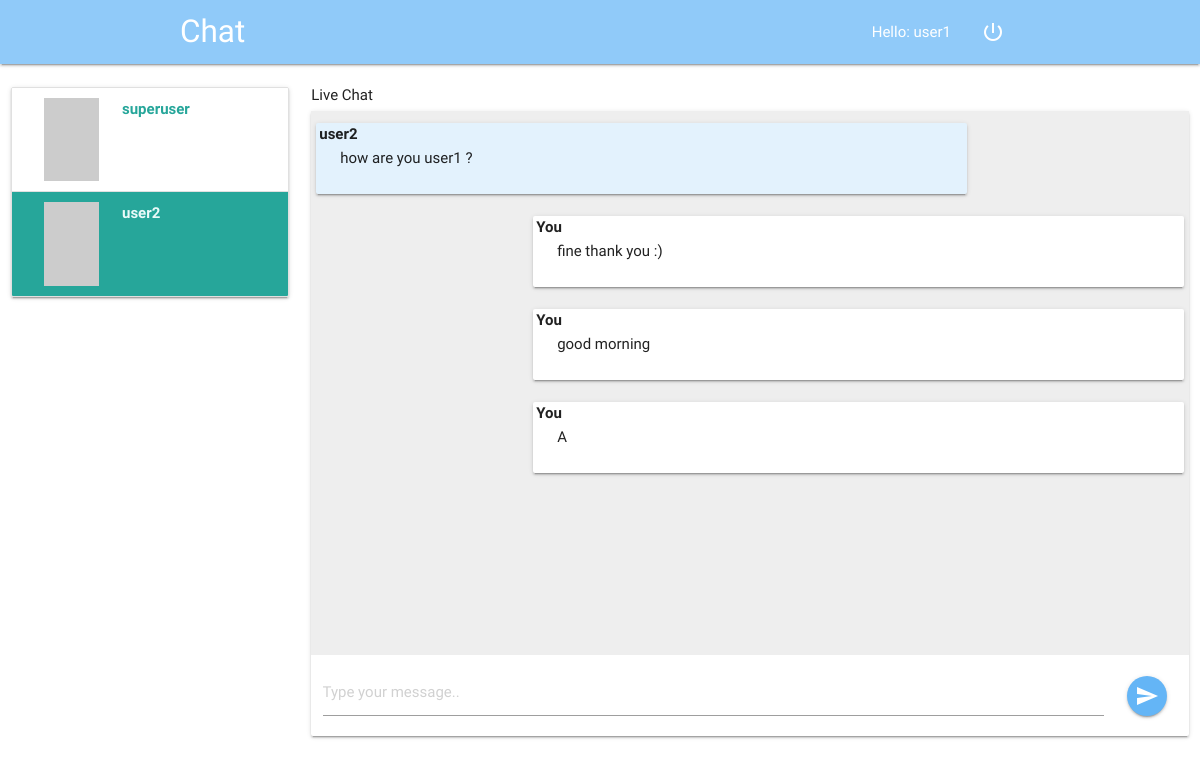
The page /chat/2/3/ (signed in) on the database its author committed.
### chat/models.py (models this page shows)
class Message(models.Model):
    sender = models.ForeignKey(User, on_delete=models.CASCADE, related_name='sender')
    receiver = models.ForeignKey(User, on_delete=models.CASCADE, related_name='receiver')
    message = models.CharField(max_length=1200)
    timestamp = models.DateTimeField(auto_now_add=True,)
    is_read = models.BooleanField(default=False)
    def __str__(self):
        return self.message
    class Meta:
        ordering = ('timestamp',)

### chat/views.py (the view)
# urls.py: path('chat/<int:sender>/<int:receiver>/', views.message_view, name='chat'),
def message_view(request, sender, receiver):
    if not request.user.is_authenticated:
        return redirect('index')
    if request.method == "GET":
        return render(request, "chat/messages.html",
                      {'users': User.objects.exclude(username=request.user.username),
                       'receiver': User.objects.get(id=receiver),
                       'messages': Message.objects.filter(sender_id=sender, receiver_id=receiver) |
                                   Message.objects.filter(sender_id=receiver, receiver_id=sender)})

### templates/chat/messages.html (shortened to what this page needs)
{% extends 'chat/chat.html' %}
{% block messages %}
    {% for message in messages %}
    {% if message.sender == request.user %}
<div class="card-panel right" style="width: 75%; position: relative">
    <div style="position: absolute; top: 0; left:3px; font-weight: bolder" class="title">You</div>
    {{ message }} {{timestamp}}
</div>
    {% else %}
<div class="card-panel left blue lighten-5" style="width: 75%; position: relative">
    <div style="position: absolute; top: 0; left:3px; font-weight: bolder" class="title">{{ message.sender }}</div>
    {{ message }} {{timestamp}}
</div>
    {% endif %}
    {% endfor %}
{% endblock %}

### templates/chat/chat.html (shortened to what this page needs)
{% extends 'chat/index.html' %}
{% block body %}
<nav class="blue lighten-3">
    <div class="nav-wrapper container">
      <a href="#" class="brand-logo">Chat</a>
      <ul id="nav-mobile" class="right hide-on-med-and-down">
          <li><a href="">Hello: {{ request.user.username }}</a></li>
          <li><a href="{% url 'logout' %}"><i class="material-icons">power_settings_new</i></a></li>
      </ul>
    </div>
</nav>
    <div class="section" style="height: 80vh">
    <div class="row">
        <div class="col s3">
        <div class="card">
            <div class="collection">
                {% for user in users %}
                <a href="{% url 'chat' request.user.id user.id %}" id="user{{ user.id }}" class="collection-item row">
                    <img src="https://picsum.photos/200/300/{{loop.index}}" class="col s4">
                    <div class="col s8">
                    <span class="title" style="font-weight: bolder">{{ user.username }}</span>
                    </div>
                </a>
                {% endfor %}
            </div>
        </div>
        </div>
        <div class="col s9"><h6>Live Chat</h6>
            <div class="card">
            <div id="board" class="section grey lighten-3" style="height: 68vh; padding: 5px; overflow-y: scroll">
                {% block messages %}
                {% endblock %}
            </div>
            <form id="chat-box" class="form-group {% block hide %}hide{% endblock %}" method="post">
                <div class="row">
                    <div class="col s11">
                        <div class="input-field">
                            <input id="id_message" name="message" type="text" placeholder="Type your message..">
                        </div>
                    </div>
                    <div class="col s1" style="line-height: 80px">
                        <button class="btn btn-floating blue lighten-2 waves-effect waves-light"><i class="material-icons">send</i></button>
                    </div>
                </div>
            </form>
            </div>
        </div>
    </div>
    </div>
    {% load staticfiles %}
{% endblock %}

### templates/chat/index.html (shortened to what this page needs)
{% load staticfiles %}
  <!DOCTYPE html>
  <html>
    <head>
        <link type="text/css" rel="stylesheet" href="{% static 'css/materialize.min.css' %}"  media="screen,projection"/>
        <link type="text/css" rel="stylesheet" href="{% static 'css/style.css' %}"  media="screen,projection"/>
    </head>
    <body>
    {% block body %}{% endblock %}
    </body>
  </html>

### rows shown on the page
Message: sender "user2", message "how are you user1 ?"
Message: message "fine thank you :)"
Message: message "good morning"
Message: message "A"

### other values the page prints
{{ request.user.username }} "user1"
{{ user.username }} "superuser"
{{ user.username }} "user2"
